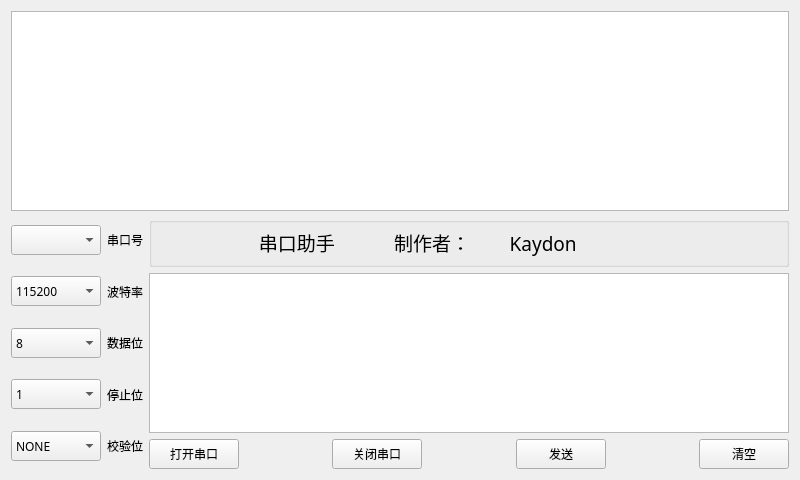
<?xml version="1.0" encoding="UTF-8"?>
<ui version="4.0">
 <class>Widget</class>
 <widget class="QWidget" name="Widget">
  <property name="geometry">
   <rect>
    <x>0</x>
    <y>0</y>
    <width>800</width>
    <height>480</height>
   </rect>
  </property>
  <property name="minimumSize">
   <size>
    <width>800</width>
    <height>480</height>
   </size>
  </property>
  <property name="windowTitle">
   <string>Widget</string>
  </property>
  <layout class="QGridLayout" name="gridLayout">
   <item row="0" column="0" colspan="2">
    <widget class="QPlainTextEdit" name="Recieve_Edit">
     <property name="minimumSize">
      <size>
       <width>750</width>
       <height>200</height>
      </size>
     </property>
     <property name="font">
      <font>
       <family>MiSans</family>
      </font>
     </property>
     <property name="readOnly">
      <bool>true</bool>
     </property>
    </widget>
   </item>
   <item row="1" column="1">
    <layout class="QVBoxLayout" name="verticalLayout_3">
     <item>
      <layout class="QVBoxLayout" name="verticalLayout_2">
       <item>
        <widget class="QGroupBox" name="groupBox">
         <property name="minimumSize">
          <size>
           <width>421</width>
           <height>50</height>
          </size>
         </property>
         <property name="title">
          <string/>
         </property>
         <widget class="QLabel" name="label_6">
          <property name="geometry">
           <rect>
            <x>105</x>
            <y>10</y>
            <width>421</width>
            <height>31</height>
           </rect>
          </property>
          <property name="font">
           <font>
            <family>MiSans</family>
            <pointsize>14</pointsize>
           </font>
          </property>
          <property name="text">
           <string> 串口助手            制作者：        Kaydon</string>
          </property>
         </widget>
         <widget class="QPushButton" name="pushButton">
          <property name="geometry">
           <rect>
            <x>380</x>
            <y>0</y>
            <width>50</width>
            <height>50</height>
           </rect>
          </property>
          <property name="minimumSize">
           <size>
            <width>50</width>
            <height>50</height>
           </size>
          </property>
          <property name="styleSheet">
           <string notr="true">border-image: url(:/Pics/微信图片_2026-01-20_232642_220.jpg);

border-radius: 10px;</string>
          </property>
          <property name="text">
           <string/>
          </property>
         </widget>
        </widget>
       </item>
       <item>
        <widget class="QPlainTextEdit" name="Send_Edit">
         <property name="minimumSize">
          <size>
           <width>421</width>
           <height>40</height>
          </size>
         </property>
         <property name="font">
          <font>
           <family>MiSans</family>
          </font>
         </property>
         <property name="styleSheet">
          <string notr="true"/>
         </property>
         <property name="plainText">
          <string/>
         </property>
         <property name="placeholderText">
          <string notr="true">在此键入指令......</string>
         </property>
        </widget>
       </item>
      </layout>
     </item>
     <item>
      <layout class="QHBoxLayout" name="horizontalLayout_6">
       <item>
        <widget class="QPushButton" name="Open_Button">
         <property name="minimumSize">
          <size>
           <width>90</width>
           <height>30</height>
          </size>
         </property>
         <property name="font">
          <font>
           <family>MiSans</family>
          </font>
         </property>
         <property name="text">
          <string>打开串口</string>
         </property>
        </widget>
       </item>
       <item>
        <spacer name="horizontalSpacer">
         <property name="orientation">
          <enum>Qt::Horizontal</enum>
         </property>
         <property name="sizeHint" stdset="0">
          <size>
           <width>48</width>
           <height>20</height>
          </size>
         </property>
        </spacer>
       </item>
       <item>
        <widget class="QPushButton" name="Close_Button">
         <property name="minimumSize">
          <size>
           <width>90</width>
           <height>30</height>
          </size>
         </property>
         <property name="font">
          <font>
           <family>MiSans</family>
          </font>
         </property>
         <property name="text">
          <string>关闭串口</string>
         </property>
        </widget>
       </item>
       <item>
        <spacer name="horizontalSpacer_2">
         <property name="orientation">
          <enum>Qt::Horizontal</enum>
         </property>
         <property name="sizeHint" stdset="0">
          <size>
           <width>48</width>
           <height>20</height>
          </size>
         </property>
        </spacer>
       </item>
       <item>
        <widget class="QPushButton" name="Send_Button">
         <property name="minimumSize">
          <size>
           <width>90</width>
           <height>30</height>
          </size>
         </property>
         <property name="font">
          <font>
           <family>MiSans</family>
          </font>
         </property>
         <property name="text">
          <string>发送</string>
         </property>
        </widget>
       </item>
       <item>
        <spacer name="horizontalSpacer_3">
         <property name="orientation">
          <enum>Qt::Horizontal</enum>
         </property>
         <property name="sizeHint" stdset="0">
          <size>
           <width>48</width>
           <height>20</height>
          </size>
         </property>
        </spacer>
       </item>
       <item>
        <widget class="QPushButton" name="Clear_Button">
         <property name="minimumSize">
          <size>
           <width>90</width>
           <height>30</height>
          </size>
         </property>
         <property name="font">
          <font>
           <family>MiSans</family>
          </font>
         </property>
         <property name="text">
          <string>清空</string>
         </property>
        </widget>
       </item>
      </layout>
     </item>
    </layout>
   </item>
   <item row="1" column="0">
    <layout class="QVBoxLayout" name="verticalLayout">
     <item>
      <layout class="QHBoxLayout" name="horizontalLayout">
       <item>
        <widget class="QComboBox" name="Serial_Selection">
         <property name="minimumSize">
          <size>
           <width>90</width>
           <height>30</height>
          </size>
         </property>
         <property name="font">
          <font>
           <family>MiSans</family>
          </font>
         </property>
         <property name="layoutDirection">
          <enum>Qt::LeftToRight</enum>
         </property>
         <property name="autoFillBackground">
          <bool>false</bool>
         </property>
        </widget>
       </item>
       <item>
        <widget class="QLabel" name="label">
         <property name="font">
          <font>
           <family>MiSans</family>
          </font>
         </property>
         <property name="text">
          <string>串口号</string>
         </property>
        </widget>
       </item>
      </layout>
     </item>
     <item>
      <layout class="QHBoxLayout" name="horizontalLayout_2">
       <item>
        <widget class="QComboBox" name="BaudRate_Selection">
         <property name="minimumSize">
          <size>
           <width>90</width>
           <height>30</height>
          </size>
         </property>
         <property name="font">
          <font>
           <family>MiSans</family>
          </font>
         </property>
         <property name="layoutDirection">
          <enum>Qt::LeftToRight</enum>
         </property>
         <property name="autoFillBackground">
          <bool>false</bool>
         </property>
         <property name="styleSheet">
          <string notr="true"/>
         </property>
         <property name="currentIndex">
          <number>5</number>
         </property>
         <item>
          <property name="text">
           <string>4800</string>
          </property>
         </item>
         <item>
          <property name="text">
           <string>9600</string>
          </property>
         </item>
         <item>
          <property name="text">
           <string>19200</string>
          </property>
         </item>
         <item>
          <property name="text">
           <string>38400</string>
          </property>
         </item>
         <item>
          <property name="text">
           <string>57600</string>
          </property>
         </item>
         <item>
          <property name="text">
           <string>115200</string>
          </property>
         </item>
        </widget>
       </item>
       <item>
        <widget class="QLabel" name="label_2">
         <property name="font">
          <font>
           <family>MiSans</family>
          </font>
         </property>
         <property name="text">
          <string>波特率</string>
         </property>
        </widget>
       </item>
      </layout>
     </item>
     <item>
      <layout class="QHBoxLayout" name="horizontalLayout_3">
       <item>
        <widget class="QComboBox" name="DataBit_Selection">
         <property name="minimumSize">
          <size>
           <width>90</width>
           <height>30</height>
          </size>
         </property>
         <property name="font">
          <font>
           <family>MiSans</family>
          </font>
         </property>
         <property name="layoutDirection">
          <enum>Qt::LeftToRight</enum>
         </property>
         <property name="autoFillBackground">
          <bool>false</bool>
         </property>
         <property name="currentIndex">
          <number>3</number>
         </property>
         <item>
          <property name="text">
           <string>5</string>
          </property>
         </item>
         <item>
          <property name="text">
           <string>6</string>
          </property>
         </item>
         <item>
          <property name="text">
           <string>7</string>
          </property>
         </item>
         <item>
          <property name="text">
           <string>8</string>
          </property>
         </item>
        </widget>
       </item>
       <item>
        <widget class="QLabel" name="label_3">
         <property name="font">
          <font>
           <family>MiSans</family>
          </font>
         </property>
         <property name="text">
          <string>数据位</string>
         </property>
        </widget>
       </item>
      </layout>
     </item>
     <item>
      <layout class="QHBoxLayout" name="horizontalLayout_4">
       <item>
        <widget class="QComboBox" name="StopBit_Selection">
         <property name="minimumSize">
          <size>
           <width>90</width>
           <height>30</height>
          </size>
         </property>
         <property name="font">
          <font>
           <family>MiSans</family>
          </font>
         </property>
         <property name="layoutDirection">
          <enum>Qt::LeftToRight</enum>
         </property>
         <property name="autoFillBackground">
          <bool>false</bool>
         </property>
         <item>
          <property name="text">
           <string>1</string>
          </property>
         </item>
         <item>
          <property name="text">
           <string>1.5</string>
          </property>
         </item>
         <item>
          <property name="text">
           <string>2</string>
          </property>
         </item>
        </widget>
       </item>
       <item>
        <widget class="QLabel" name="label_4">
         <property name="font">
          <font>
           <family>MiSans</family>
          </font>
         </property>
         <property name="text">
          <string>停止位</string>
         </property>
        </widget>
       </item>
      </layout>
     </item>
     <item>
      <layout class="QHBoxLayout" name="horizontalLayout_5">
       <item>
        <widget class="QComboBox" name="Parity_Selection">
         <property name="minimumSize">
          <size>
           <width>90</width>
           <height>30</height>
          </size>
         </property>
         <property name="font">
          <font>
           <family>MiSans</family>
          </font>
         </property>
         <property name="layoutDirection">
          <enum>Qt::LeftToRight</enum>
         </property>
         <property name="autoFillBackground">
          <bool>false</bool>
         </property>
         <property name="currentIndex">
          <number>0</number>
         </property>
         <item>
          <property name="text">
           <string>NONE</string>
          </property>
         </item>
         <item>
          <property name="text">
           <string>ODD</string>
          </property>
         </item>
         <item>
          <property name="text">
           <string>EVEN</string>
          </property>
         </item>
        </widget>
       </item>
       <item>
        <widget class="QLabel" name="label_5">
         <property name="font">
          <font>
           <family>MiSans</family>
          </font>
         </property>
         <property name="text">
          <string>校验位</string>
         </property>
        </widget>
       </item>
      </layout>
     </item>
    </layout>
   </item>
  </layout>
 </widget>
 <layoutdefault spacing="6" margin="11"/>
 <resources/>
 <connections/>
</ui>
